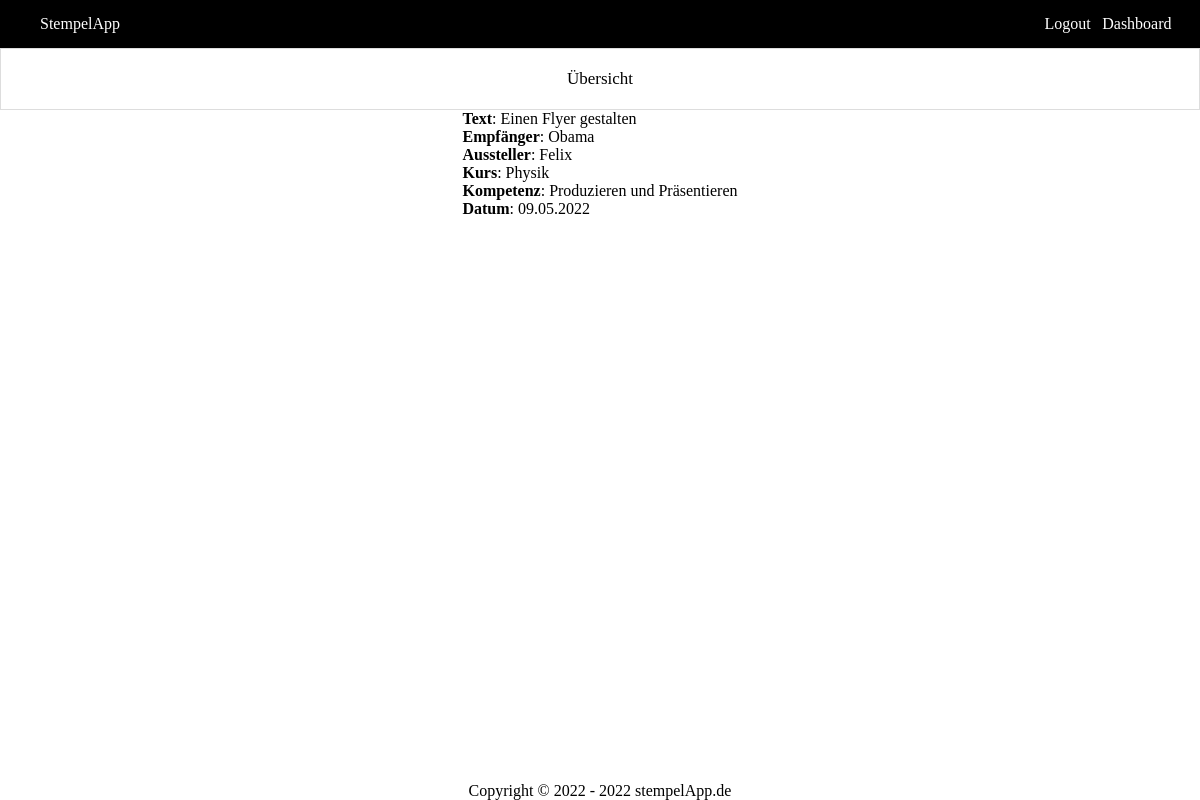
Page /website/dashboard/stamp/entity.php?id=8 (signed in) on the committed database.
### tables this page shows
CREATE TABLE Stempel (Id INTEGER PRIMARY KEY NOT NULL, Text STRING, Bild STRING, Empfänger INTEGER REFERENCES Nutzer (Id) NOT NULL, Aussteller INTEGER REFERENCES Nutzer (Id) NOT NULL, Kurs INTEGER NOT NULL REFERENCES Kurs (Id), Kompetenz INTEGER NOT NULL REFERENCES Kompetenz (Id), Datum DATETIME NOT NULL);

CREATE TABLE Kurs (Id INTEGER PRIMARY KEY NOT NULL, Name STRING NOT NULL, Stufe STRING NOT NULL, Fach STRING NOT NULL, Lehrer INTEGER REFERENCES Nutzer (Id) NOT NULL);

CREATE TABLE Kompetenz (Id INTEGER PRIMARY KEY NOT NULL, Name STRING NOT NULL, Text STRING NOT NULL);

### website/stempelAppManager.php (called while the page is built, shortened)
<?php
$db = new PDO('sqlite:' . dirname(__FILE__) . '/StempelApp.db');
function getCompetenceNameById($id)
{
    global $db;
    $query =
        'SELECT Name
        FROM Kompetenz
        WHERE Id = :id';
    $stmt = $db->prepare($query);
    $stmt->bindParam(":id", $id);
    $stmt->execute();
    $competence = $stmt->fetch();
    return $competence['Name'];
}
function getUserNameById($id)
{
    global $db;
    $query =
        'SELECT Name
        FROM Nutzer
        WHERE Id = :id';
    $stmt = $db->prepare($query);
    $stmt->bindParam(":id", $id);
    $stmt->execute();
    $user = $stmt->fetch(PDO::FETCH_ASSOC);
    return $user['Name'];
}
function getCourseNameById($id)
{
    global $db;
    $query =
        'SELECT Name
        FROM Kurs
        WHERE Id = :id';
    $stmt = $db->prepare($query);
    $stmt->bindParam(":id", $id);
    $stmt->execute();
    $course = $stmt->fetch(PDO::FETCH_ASSOC);
    return $course['Name'];
}
function getStampById($id)
{
    global $db;
    $query =
        'SELECT s.Id, s.Text, s.Bild, e.Id as Empfänger, a.Id as Aussteller, k.Id as Kurs, kom.Id as Kompetenz, Datum
        FROM Stempel s, Nutzer e, Nutzer a, Kurs k, Kompetenz kom
        WHERE s.Empfänger = e.Id
        AND s.Aussteller = a.Id
        AND s.Kurs = k.Id
        AND s.Kompetenz = kom.Id
        AND s.Id = :id';
    $stmt = $db->prepare($query);
    $stmt->bindParam(":id", $id);
    $stmt->execute();
    return $stmt->fetch();
}

### website/dashboard/stamp/entity.php (the view, shortened to what this page needs)
<?php
require_once "../../stempelAppManager.php";
$selectedStamp = getStampById($_GET['id']);
?>
<!DOCTYPE html>
<html lang="en" dir="ltr">
<head>
    <link rel="stylesheet" href="../../css/dashboard.css">
    <link rel="stylesheet" href="../../css/header.css">
    <link rel="stylesheet" href="../../css/footer.css">
    <link rel="stylesheet" href="../../css/config.css">
</head>
<body>
<?php include '../../header.inc.php'; ?>
<?php include 'buttonlist.inc.php'; ?>
<div class="container flex">
    <div class="table">
        <p><b>Text</b>: <?= $selectedStamp['Text'] ?></p>
        <p><b>Empfänger</b>: <a href="../user/entity.php?id=<?= $selectedStamp['Empfänger'] ?>"><?= getUserNameById($selectedStamp['Empfänger']) ?></a</p>
        <p><b>Aussteller</b>: <a href="../user/entity.php?id=<?= $selectedStamp['Aussteller'] ?>"><?= getUserNameById($selectedStamp['Aussteller']) ?></a></p>
        <p><b>Kurs</b>: <a href="../course/entity.php?id=<?= $selectedStamp['Kurs'] ?>"><?= getCourseNameById($selectedStamp['Kurs']) ?></a></p>
        <p><b>Kompetenz</b>: <a href="../../competence.php?id=<?= $selectedStamp['Kompetenz'] ?>"><?= getCompetenceNameById($selectedStamp['Kompetenz']) ?></a></p>
        <p><b>Datum</b>: <?= $selectedStamp['Datum'] ?></p>
    </div>
</div>
<?php include '../../footer.inc.php'; ?>
</body>
</html>

### website/css/dashboard.css (style rules this page uses)
a { text-decoration: none; color: black; }
.container { width: 100%; height: 60%; justify-content: space-around; position: absolute; flex-wrap: wrap; align-items: flex-start; }

### website/css/header.css (style rules this page uses)
.flex { display: flex; }

### website/css/config.css (style rules this page uses)
* { margin: 0; padding: 0; border: 0; }
html,body { height: 100%; }

### rows in the picture
stempel: Text "Einen Flyer gestalten", Kurs.Name "Physik", Kompetenz.Name "Produzieren und Präsentieren", Datum "09.05.2022"

### other values in the picture
getUserNameById($selectedStamp['Empfänger']) "Obama"
getUserNameById($selectedStamp['Aussteller']) "Felix"
